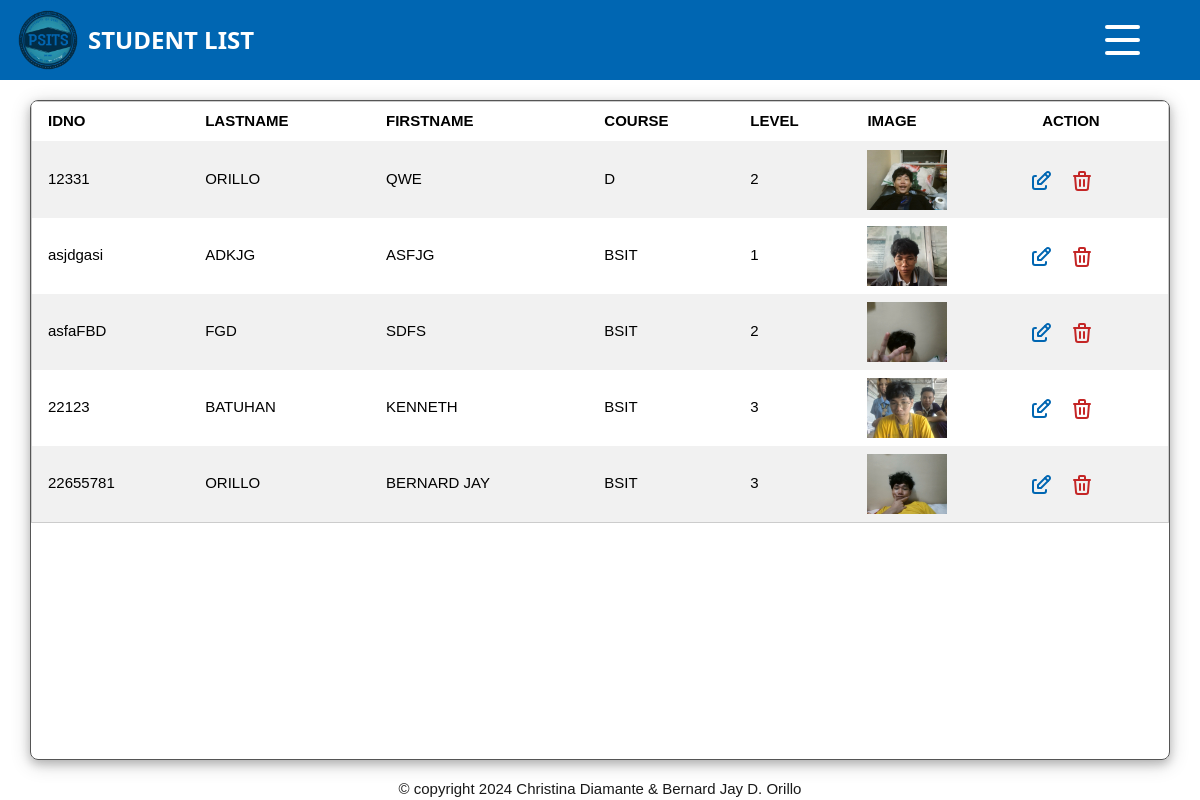
Page /list (signed in) on the earlier database version.
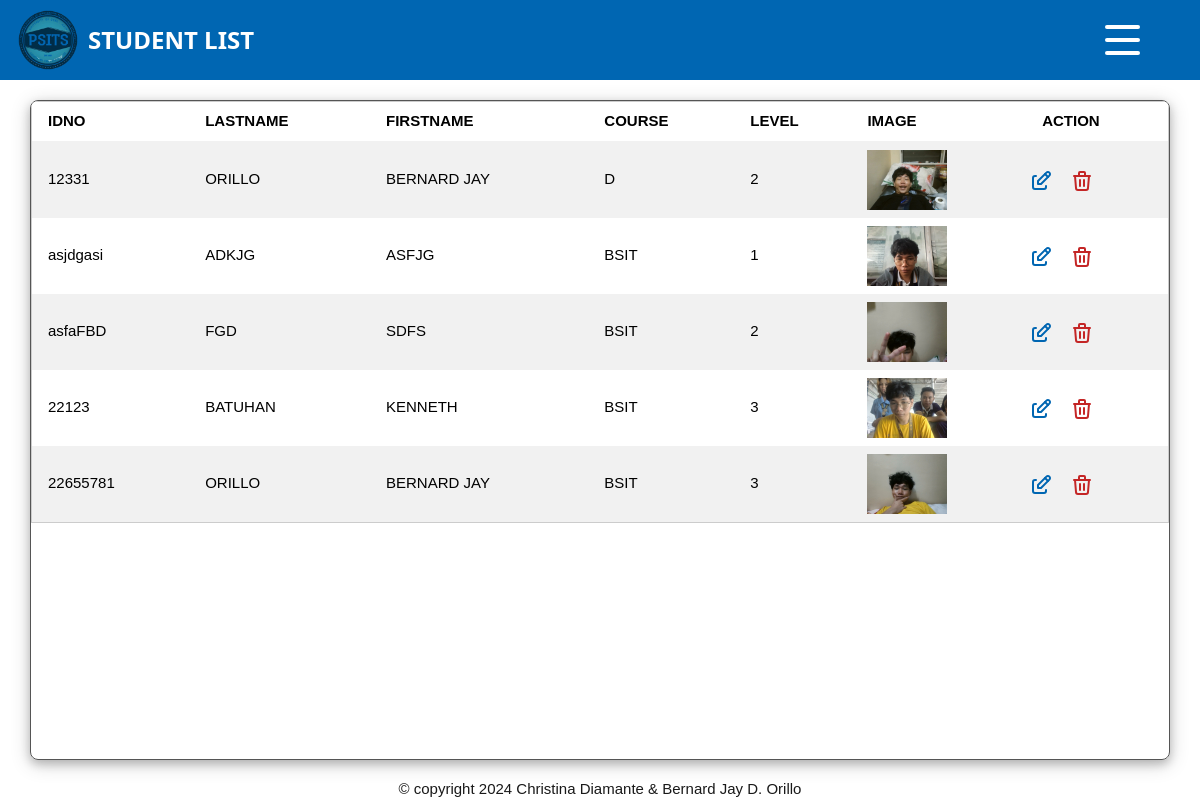
Same page on the later database version.
### tables this page shows
CREATE TABLE students
(
id integer primary key autoincrement,
idno varchar(10) unique,
lastname varchar(80),
firstname varchar(80),
course varchar(15),
level varchar(5)
, image varchar(20));

### app.py (the view)
@app.route('/list')
def list():
    if not is_logged_in():
        return redirect(url_for('admin'))
    data: list = getprocess("SELECT idno,lastname,firstname,course,level,image FROM students;")
    return render_template('list.html',students=data)

### app.py (called while the page is built)
def is_logged_in():
    return session.get('logged_in', False)

### dbhelper.py (called while the page is built)
def getprocess(sql:str)->list:
    db:object = connect(database)
    cursor:object = db.cursor()
    cursor.row_factory = Row
    cursor.execute(sql)
    data:list = cursor.fetchall()
    cursor.close()
    return data

### templates/list.html (shortened to what this page needs)
{% extends 'base.html' %}
{%block head%}
<link rel="stylesheet" href="{{ url_for('static', filename='css/index.css') }}">
<link rel="stylesheet" href="{{ url_for('static', filename='css/menu.css') }}">
<link rel="stylesheet" href="{{ url_for('static', filename='css/list.css') }}">
<link rel="stylesheet" href="{{ url_for('static', filename='css/flip.css') }}">
{%endblock%}
{%block body%}
<div class="container">
    <div class="header">
        <div class="header-box title">
            <img src="{{ url_for('static', filename='images/PSITS_LOGO2.png') }}" height="60" alt="Logo">
            <h1 class="header-title">STUDENT LIST</h1>
        </div>
        <div class="header-box button">
            <div class="icon nav-icon-5">
                <span></span>
                <span></span>
                <span></span>
            </div>
        </div>
    </div>
    <div className="content">
        <div class="student-list w3-card-4 w3-round-large">
            {% if students %}
            <table class="w3-table-all" style="border-collapse: separate;">
                <tr class="sticky-header">
                    <th>IDNO</th>
                    <th>LASTNAME</th>
                    <th>FIRSTNAME</th>
                    <th>COURSE</th>
                    <th>LEVEL</th>
                    <th>IMAGE</th>
                    <th>ACTION</th>
                </tr>
                {% for student in students %}
                <tr id="{{student.idno}}">
                    <td id="{{student.idno}}-idno">{{ student.idno }}</td>
                    <td id="{{student.idno}}-lastname">{{ student.lastname.upper() }}</td>
                    <td id="{{student.idno}}-firstname">{{ student.firstname.upper() }}</td>
                    <td id="{{student.idno}}-course">{{ student.course.upper() }}</td>
                    <td id="{{student.idno}}-level">{{ student.level }}</td>
                    <td> <img id="{{student.idno}}-image" src="{{ student.image }}" alt="Image" width="80" height="60">
                    </td>
                    <td
                        style="display: flex; flex-direction: row; align-items: center; justify-content: center; margin-left: -6.5vw; margin-top: 1.5vh;">
                        <button
                            onclick="editStudent('{{student.idno}}','{{student.lastname}}','{{student.firstname}}','{{student.course}}','{{student.level}}','{{student.image}}')"
                            class="edit">
                        </button>
        <button onclick="openDeleteModal('{{student.idno}}')" class="delete">
        </button>
        </td>
        </tr>
        {% endfor%}
        </table>
        {% else %}
        <p class="w3-center w3-display-middle w3-xxlarge w3-bold" style="font-weight: 800;">NO STUDENT FOUND</p>
        {% endif %}
    </div>
</div>
</div>
<div class=" footer">
    &copy; copyright 2024 Christina Diamante & Bernard Jay D. Orillo
</div>
{%endblock%}

### templates/base.html (shortened to what this page needs)
<!DOCTYPE html>
<html lang="en">
<head>
    <link rel="stylesheet" href="{{ url_for('static', filename='css/w3.css') }}">
    {%block head%} {%endblock%}
</head>
<body>
        {%block body%} {%endblock%}
</body>
</html>

### static/css/w3.css (style rules this page uses)
*,*:before,*:after { box-sizing:inherit }
html { -ms-text-size-adjust:100%;-webkit-text-size-adjust:100% }
body { margin:0 }
img { border-style:none }
button,input,select,textarea,optgroup { font:inherit;margin:0 }
button,input { overflow:visible }
button,select { text-transform:none }
button,[type=button],[type=reset],[type=submit] { -webkit-appearance:button }
html,body { font-family:Verdana,sans-serif;font-size:15px;line-height:1.5 }
html { overflow-x:hidden }
h1 { font-size:36px }
h1,h2,h3,h4,h5,h6 { font-family:"Segoe UI",Arial,sans-serif;font-weight:400;margin:10px 0 }
img { vertical-align:middle }
.w3-table,.w3-table-all { border-collapse:collapse;border-spacing:0;width:100%;display:table }
.w3-table-all { border:1px solid #ccc }
.w3-bordered tr,.w3-table-all tr { border-bottom:1px solid #ddd }
.w3-table-all tr:nth-child(odd) { background-color:#fff }
.w3-table-all tr:nth-child(even) { background-color:#f1f1f1 }
.w3-table td,.w3-table th,.w3-table-all td,.w3-table-all th { padding:8px 8px;display:table-cell;text-align:left;vertical-align:top }
.w3-table th:first-child,.w3-table td:first-child,.w3-table-all th:first-child,.w3-table-all td:first-child { padding-left:16px }
.w3-round-large { border-radius:8px }
.w3-card-4,.w3-hover-shadow:hover { box-shadow:0 4px 10px 0 rgba(0,0,0,0.2),0 4px 20px 0 rgba(0,0,0,0.19) }

### static/css/index.css (style rules this page uses)
body { margin: 0; }
.header-title { color: white; padding-left: 1vw; font-size: clamp(1rem, 2vw, 3rem); font-weight: bold; }
.container { display: flex; flex-direction: column; align-items: center; width: 100vw; height: 95vh; }
.header-box { display: flex; flex-direction: row; align-items: center; width: 50vw; height: 10vh; }
.button { display: flex; flex-direction: row; align-items: center; justify-content: flex-end; width: 50vw; height: 10vh; }
.title { justify-content: flex-start; padding-left: 1.5vw; }
.button { justify-content: flex-end; padding-right: 5vw; }
.header { display: flex; background-color: #0066b2; width: 100vw; height: 10vh; }
.footer { height: 2.5vh; position: fixed ; width: 100vw; display: flex; justify-content: center; align-items: center; color: #191919; bottom: 1px; }
.header h1 { color: white; padding-left: 10px; }
.sticky-header { position: sticky; top: 0; }
.sticky-header th { border-bottom: #f1f1f1 1px solid; }
.student-list { display: flex; flex-direction: column; margin-top: 2.5vh; margin-left: 1vw; margin-right: 1vw; border: #555555 1px solid; width: 95vw; overflow: auto; height: 82.5vh; }
td { vertical-align: middle !important; }

### static/css/menu.css (style rules this page uses)
.nav-icon-5 { width: 35px; height: 30px; margin: 10px 0px; position: relative; cursor: pointer; display: inline-block; }
.nav-icon-5 span { background-color:#fff; position: absolute; border-radius: 2px; transition: .3s cubic-bezier(.8, .5, .2, 1.4); width:100%; height: 4px; transition-duration: 500ms }
.nav-icon-5 span:nth-child(1) { top:0px; left: 0px; }
.nav-icon-5 span:nth-child(2) { top:13px; left: 0px; opacity:1; }
.nav-icon-5 span:nth-child(3) { bottom:0px; left: 0px; }

### static/css/list.css (style rules this page uses)
.edit { border: none; background: none; cursor: pointer; color: #0066b2; transition: 300ms; border: transparent 2px solid; padding: 5px 5px 0 5px; margin-right: .1vw; }
.delete { margin-left: .1vw; margin-right: .1vw; border: none; padding: 5px 5px 0 5px; background: none; cursor: pointer; transition: 300ms; color: rgb(196, 38, 38); border: transparent 2px solid; }

Differences in the rows shown:
changed students (number 1 of 5 on the later page): firstname "QWE" → "BERNARD JAY"
